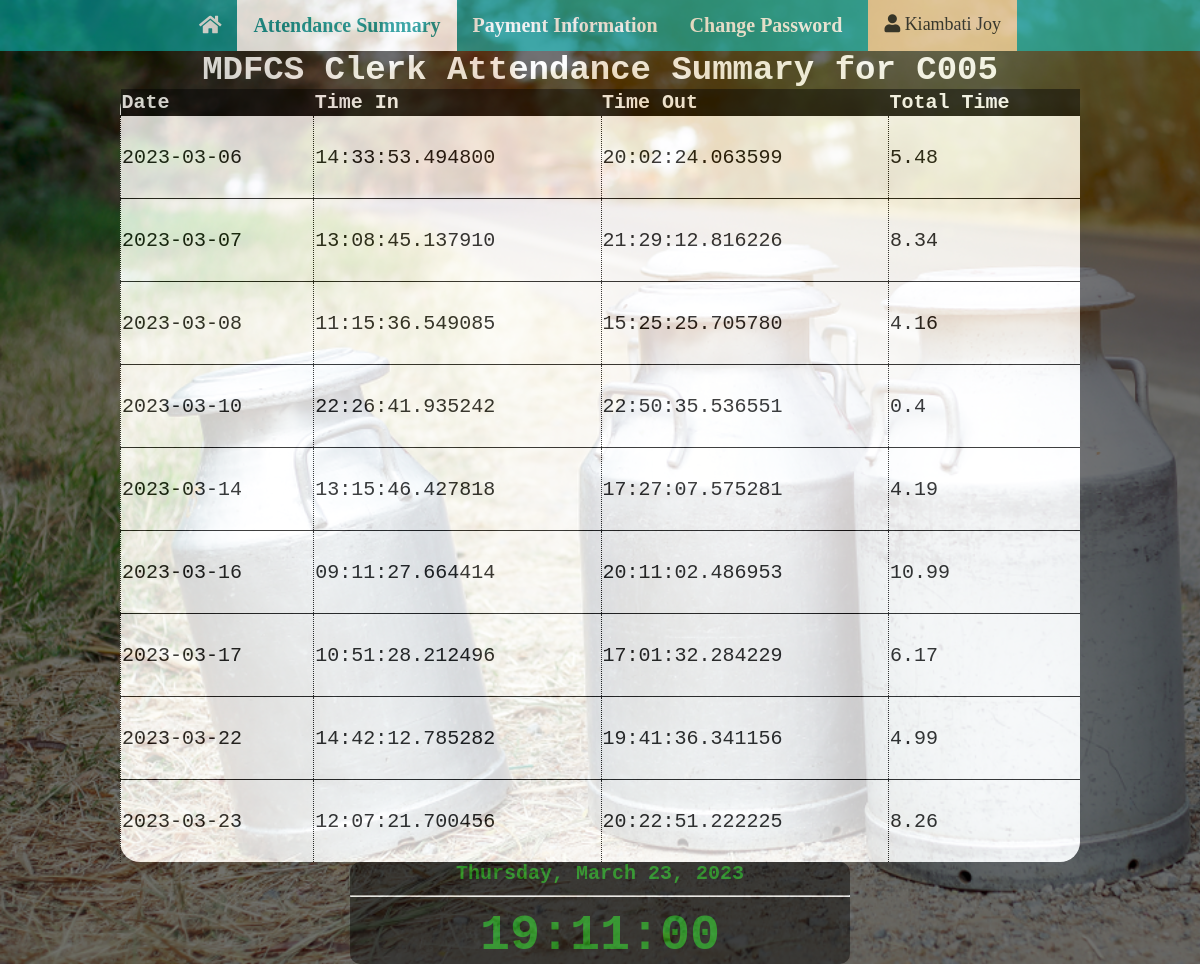
/attendancesummary (signed in), run on the app's committed database.
### common.py (models this page shows, shortened)
class ClerkPortal(db.Model):
    email = db.Column(db.String, db.ForeignKey('clerks.email'), primary_key=True)
    clerk_id = db.Column(db.String, db.ForeignKey('clerks.clerk_id'))
    clerk_password = db.Column(db.String)

class Attendance(db.Model):
    clerk_id_date = db.Column(db.String, primary_key=True)
    clerk_id = db.Column(db.String, db.ForeignKey('clerks.clerk_id'))
    date = db.Column(db.Date)
    time_in = db.Column(db.Time)
    time_out = db.Column(db.Time)
    total_time = db.Column(db.Float)

### Clerk Portal.py (the view)
@app.route("/attendancesummary")
def attendancesummary():
    if signed_in():
        email = session["email"]
        c_id = ClerkPortal.query.filter_by(email=email).first().clerk_id
        summary = Attendance.query.filter_by(clerk_id=c_id).all()
        return render_template("summary.html", summary=summary, id=c_id, user=logged_user())
    else:
        return redirect(url_for("clerk_signin"))

### Clerk Portal.py (called while the page is built)
def signed_in():
    if "email" in session:
        email = session["email"]
        user_password = ClerkPortal.query.filter(ClerkPortal.email == email).first().clerk_password
        if user_password == session["clerk_password"]:
            return True
    else:
        return False

def logged_user():
    email = session["email"]
    user = Clerks.query.filter_by(email=email).first()
    sir_name = user.clerk_sname
    first_name = user.clerk_fname
    name = f"{sir_name} {first_name}"
    return name

### templates/summary.html (shortened to what this page needs)
{% extends "Clerk_base.html" %}
{% block content %}
<table>
    <caption>MDFCS Clerk Attendance Summary for {{id}}</caption>
    <tr style="color: #ffffff; background-color: #000000">
        <th>Date</th>
        <th>Time In</th>
        <th>Time Out</th>
        <th>Total Time</th>
    </tr>
{% for record in summary %}
<tr>
<td>{{record.date}}</td>
<td>{{(record.time_in)}}</td>
<td>{{record.time_out}}</td>
<td>{{record.total_time}}</td>
</tr>
{% endfor %}
</table>
{% endblock %}

### templates/Clerk_base.html (shortened to what this page needs)
<!DOCTYPE html>
<html lang="">
    <head>
        <link rel="stylesheet" href="{{url_for('static', filename='base_style.css')}} ">
        <link rel="stylesheet" href="https://cdnjs.cloudflare.com/ajax/libs/font-awesome/5.15.3/css/all.min.css">
    </head>
    <body>
    <div class="overlay">
        {% block navbar %}
        <header id="top-nav">
             <a href = "{{url_for('home')}}"><i class="fa fa-home"></i></a>
             <a href="{{ url_for('attendancesummary') }}">Attendance Summary</a>
            <a href = "{{url_for('payinfo')}}" >Payment Information</a>
            <a href = "{{url_for('change_password')}}" >Change Password</a>
            <span id="logged-user"><i class="fa fa-user"></i> {{ user }}</span>
        </header>
        {% endblock %}
        {% block content %}
        {% endblock %}
        <div class="date">
            <span id="date"></span><br>
            <hr>
            <time id="time"></time><br>
            </div>
    </div>
    </body>
</html>

### static/base_style.css (style rules this page uses)
html, body { min-height: 100%; }
body { text-align: center; background: rgba(0,0,255,0.5) url("can.png") no-repeat; font-size: 20px; font-family: 'Times New Roman', Times, serif; background-size: cover; opacity: 75%; color-scheme: dark; }
.overlay { background-color: rgba(0, 0, 0, 0.733); position: fixed; top: 0; right: 0; left: 0; bottom: 0; overflow-y: auto; }
header { background-color: darkcyan; color: white; position: sticky; top: 0; display: flex; flex-wrap: wrap; justify-content:center; font-size: 35px; overflow-x: hidden; width: 100%; min-height: 50px; left: 0; }
header span { margin-left: 10px; padding: 14px 16px; font-size: large; background-color: burlywood; color: black; cursor: pointer; }
header a { float: left; color: #f2f2f2; text-align: center; padding: 14px 16px; text-decoration: none; font-weight: bold; font-size: 20px; }
header .active { background-color: white; color: darkcyan; }
table { border:1px; border-collapse: collapse; border-radius: 20px; margin:auto; width:80%; text-align: left; align-self:center; font-family: 'Courier New', Courier, monospace; background-color: white; }
tr { border-top: 1px solid black; }
td { height: 80px; border-left: 1px dotted black; }
caption { font-size: 34px; font-weight: bold; color:white; }
.date { font-family: 'Digital-7 Mono', monospace; font-weight: bold; background-color: black; color: green; font-size: 20px; border-radius: 10px; margin: auto; max-width: 500px; }
time { font-size: 50px; }

### data on the page
ClerkPortal: clerk "C005"
Attendance: date "2023-03-06", time_in "14:33:53.494800", time_out "20:02:24.063599", total_time "5.48"
Attendance: date "2023-03-07", time_in "13:08:45.137910", time_out "21:29:12.816226", total_time "8.34"
Attendance: date "2023-03-08", time_in "11:15:36.549085", time_out "15:25:25.705780", total_time "4.16"
Attendance: date "2023-03-10", time_in "22:26:41.935242", time_out "22:50:35.536551", total_time "0.4"
Attendance: date "2023-03-14", time_in "13:15:46.427818", time_out "17:27:07.575281", total_time "4.19"
Attendance: date "2023-03-16", time_in "09:11:27.664414", time_out "20:11:02.486953", total_time "10.99"
Attendance: date "2023-03-17", time_in "10:51:28.212496", time_out "17:01:32.284229", total_time "6.17"
Attendance: date "2023-03-22", time_in "14:42:12.785282", time_out "19:41:36.341156", total_time "4.99"
Attendance: date "2023-03-23", time_in "12:07:21.700456", time_out "20:22:51.222225", total_time "8.26"

### other printed values
{{ user }} "Kiambati Joy"
